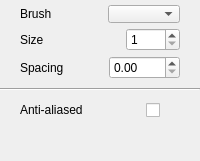
       <widget class="QWidget" name="scrollAreaWidgetContents">
        <property name="geometry">
         <rect>
          <x>0</x>
          <y>0</y>
          <width>200</width>
          <height>161</height>
         </rect>
        </property>
        <property name="styleSheet">
         <string notr="true"/>
        </property>
        <layout class="QVBoxLayout" name="verticalLayout_4">
         <property name="spacing">
          <number>0</number>
         </property>
         <property name="leftMargin">
          <number>0</number>
         </property>
         <property name="topMargin">
          <number>0</number>
         </property>
         <property name="rightMargin">
          <number>0</number>
         </property>
         <property name="bottomMargin">
          <number>0</number>
         </property>
         <item>
          <widget class="QWidget" name="paintOptions" native="true">
           <property name="enabled">
            <bool>true</bool>
           </property>
           <property name="minimumSize">
            <size>
             <width>155</width>
             <height>0</height>
            </size>
           </property>
           <layout class="QVBoxLayout" name="verticalLayout_3">
            <property name="spacing">
             <number>0</number>
            </property>
            <property name="leftMargin">
             <number>0</number>
            </property>
            <property name="topMargin">
             <number>0</number>
            </property>
            <property name="rightMargin">
             <number>0</number>
            </property>
            <property name="bottomMargin">
             <number>0</number>
            </property>
            <item>
             <widget class="QWidget" name="inputOptions" native="true">
              <property name="styleSheet">
               <string notr="true"/>
              </property>
              <layout class="QVBoxLayout" name="verticalLayout_2">
               <property name="spacing">
                <number>5</number>
               </property>
               <property name="leftMargin">
                <number>0</number>
               </property>
               <property name="topMargin">
                <number>5</number>
               </property>
               <property name="rightMargin">
                <number>0</number>
               </property>
               <property name="bottomMargin">
                <number>0</number>
               </property>
               <item>
                <widget class="QWidget" name="paintBrush" native="true">
                 <layout class="QHBoxLayout" name="horizontalLayout_11">
                  <property name="spacing">
                   <number>0</number>
                  </property>
                  <property name="leftMargin">
                   <number>20</number>
                  </property>
                  <property name="topMargin">
                   <number>0</number>
                  </property>
                  <property name="rightMargin">
                   <number>20</number>
                  </property>
                  <property name="bottomMargin">
                   <number>0</number>
                  </property>
                  <item>
                   <widget class="QLabel" name="paintBrushLabel">
                    <property name="text">
                     <string>Brush</string>
                    </property>
                    <property name="alignment">
                     <set>Qt::AlignLeading|Qt::AlignLeft|Qt::AlignVCenter</set>
                    </property>
                   </widget>
                  </item>
                  <item>
                   <widget class="QComboBox" name="paintBrushCombo">
                    <property name="sizePolicy">
                     <sizepolicy hsizetype="Fixed" vsizetype="Fixed">
                      <horstretch>0</horstretch>
                      <verstretch>0</verstretch>
                     </sizepolicy>
                    </property>
                    <property name="styleSheet">
                     <string notr="true">QComboBox{
	padding-left: 10;
    selection-background-color: transparent;
}

QComboBox QAbstractItemView {
	padding-left: 5;
	padding-right: 5;
	margin-left: 1;
	margin-right: 17;
	border-left: 1 solid darkgray;
	border-right: 1 solid darkgray;
	border-bottom: 1 solid darkgray;
    selection-background-color: rgb(30, 30, 30);
}</string>
                    </property>
                   </widget>
                  </item>
                 </layout>
                </widget>
               </item>
               <item>
                <widget class="QWidget" name="paintSize" native="true">
                 <layout class="QHBoxLayout" name="horizontalLayout">
                  <property name="spacing">
                   <number>0</number>
                  </property>
                  <property name="leftMargin">
                   <number>20</number>
                  </property>
                  <property name="topMargin">
                   <number>0</number>
                  </property>
                  <property name="rightMargin">
                   <number>20</number>
                  </property>
                  <property name="bottomMargin">
                   <number>0</number>
                  </property>
                  <item>
                   <widget class="QLabel" name="paintSizeLabel">
                    <property name="text">
                     <string>Size</string>
                    </property>
                    <property name="alignment">
                     <set>Qt::AlignLeading|Qt::AlignLeft|Qt::AlignVCenter</set>
                    </property>
                   </widget>
                  </item>
                  <item>
                   <widget class="QDoubleSpinBox" name="paintSizeSpin">
                    <property name="sizePolicy">
                     <sizepolicy hsizetype="Fixed" vsizetype="Fixed">
                      <horstretch>0</horstretch>
                      <verstretch>0</verstretch>
                     </sizepolicy>
                    </property>
                    <property name="minimumSize">
                     <size>
                      <width>0</width>
                      <height>0</height>
                     </size>
                    </property>
                    <property name="decimals">
                     <number>0</number>
                    </property>
                    <property name="minimum">
                     <double>1.000000000000000</double>
                    </property>
                    <property name="maximum">
                     <double>5000.000000000000000</double>
                    </property>
                    <property name="value">
                     <double>1.000000000000000</double>
                    </property>
                   </widget>
                  </item>
                 </layout>
                </widget>
               </item>
               <item>
                <widget class="QWidget" name="paintSpacing" native="true">
                 <layout class="QHBoxLayout" name="horizontalLayout_2">
                  <property name="spacing">
                   <number>0</number>
                  </property>
                  <property name="leftMargin">
                   <number>20</number>
                  </property>
                  <property name="topMargin">
                   <number>0</number>
                  </property>
                  <property name="rightMargin">
                   <number>20</number>
                  </property>
                  <property name="bottomMargin">
                   <number>0</number>
                  </property>
                  <item>
                   <widget class="QLabel" name="paintSpacingLabel">
                    <property name="text">
                     <string>Spacing</string>
                    </property>
                    <property name="alignment">
                     <set>Qt::AlignLeading|Qt::AlignLeft|Qt::AlignVCenter</set>
                    </property>
                   </widget>
                  </item>
                  <item>
                   <widget class="QDoubleSpinBox" name="paintSpacingSpin">
                    <property name="sizePolicy">
                     <sizepolicy hsizetype="Fixed" vsizetype="Fixed">
                      <horstretch>0</horstretch>
                      <verstretch>0</verstretch>
                     </sizepolicy>
                    </property>
                    <property name="minimumSize">
                     <size>
                      <width>0</width>
                      <height>0</height>
                     </size>
                    </property>
                    <property name="minimum">
                     <double>0.000000000000000</double>
                    </property>
                    <property name="maximum">
                     <double>5000.000000000000000</double>
                    </property>
                    <property name="value">
                     <double>0.000000000000000</double>
                    </property>
                   </widget>
                  </item>
                 </layout>
                </widget>
               </item>
              </layout>
             </widget>
            </item>
            <item>
             <widget class="Line" name="line">
              <property name="minimumSize">
               <size>
                <width>0</width>
                <height>20</height>
               </size>
              </property>
              <property name="styleSheet">
               <string notr="true"/>
              </property>
              <property name="frameShadow">
               <enum>QFrame::Sunken</enum>
              </property>
              <property name="lineWidth">
               <number>1</number>
              </property>
              <property name="midLineWidth">
               <number>0</number>
              </property>
              <property name="orientation">
               <enum>Qt::Horizontal</enum>
              </property>
             </widget>
            </item>
            <item>
             <widget class="QWidget" name="paintAA" native="true">
              <property name="minimumSize">
               <size>
                <width>0</width>
                <height>22</height>
               </size>
              </property>
              <property name="focusPolicy">
               <enum>Qt::WheelFocus</enum>
              </property>
              <layout class="QHBoxLayout" name="horizontalLayout_5">
               <property name="spacing">
                <number>0</number>
               </property>
               <property name="leftMargin">
                <number>20</number>
               </property>
               <property name="topMargin">
                <number>0</number>
               </property>
               <property name="rightMargin">
                <number>40</number>
               </property>
               <property name="bottomMargin">
                <number>0</number>
               </property>
               <item>
                <widget class="QLabel" name="paintAALabel">
                 <property name="text">
                  <string>Anti-aliased</string>
                 </property>
                 <property name="alignment">
                  <set>Qt::AlignLeading|Qt::AlignLeft|Qt::AlignVCenter</set>
                 </property>
                </widget>
               </item>
               <item>
                <widget class="QCheckBox" name="checkBoxAA">
                 <property name="sizePolicy">
                  <sizepolicy hsizetype="Fixed" vsizetype="Fixed">
                   <horstretch>0</horstretch>
                   <verstretch>0</verstretch>
                  </sizepolicy>
                 </property>
                 <property name="layoutDirection">
                  <enum>Qt::LeftToRight</enum>
                 </property>
                 <property name="styleSheet">
                  <string notr="true">QCheckBox{
	spacing: 0;
}</string>
                 </property>
                 <property name="text">
                  <string/>
                 </property>
                </widget>
               </item>
              </layout>
             </widget>
            </item>
            <item>
             <spacer name="verticalSpacer">
              <property name="orientation">
               <enum>Qt::Vertical</enum>
              </property>
              <property name="sizeHint" stdset="0">
               <size>
                <width>20</width>
                <height>40</height>
               </size>
              </property>
             </spacer>
            </item>
           </layout>
          </widget>
         </item>
        </layout>
       </widget>
